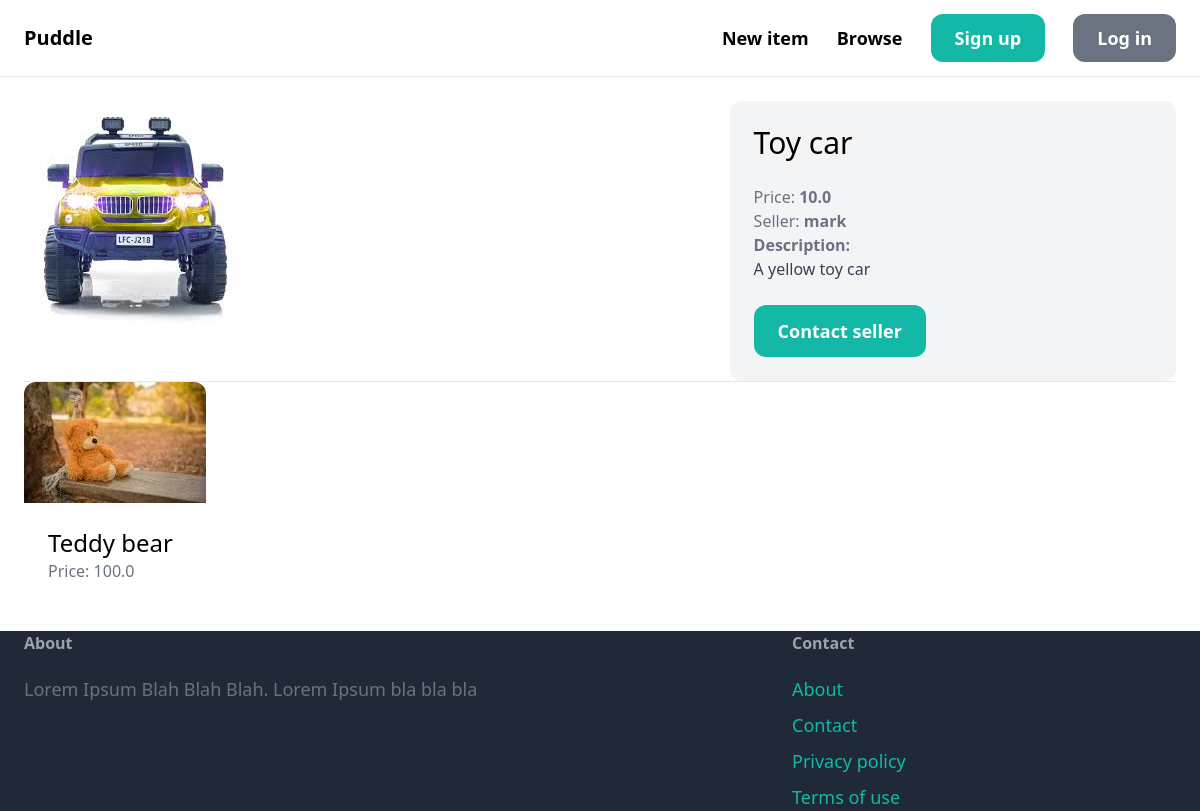
Before: /item/3/ with the older database file.
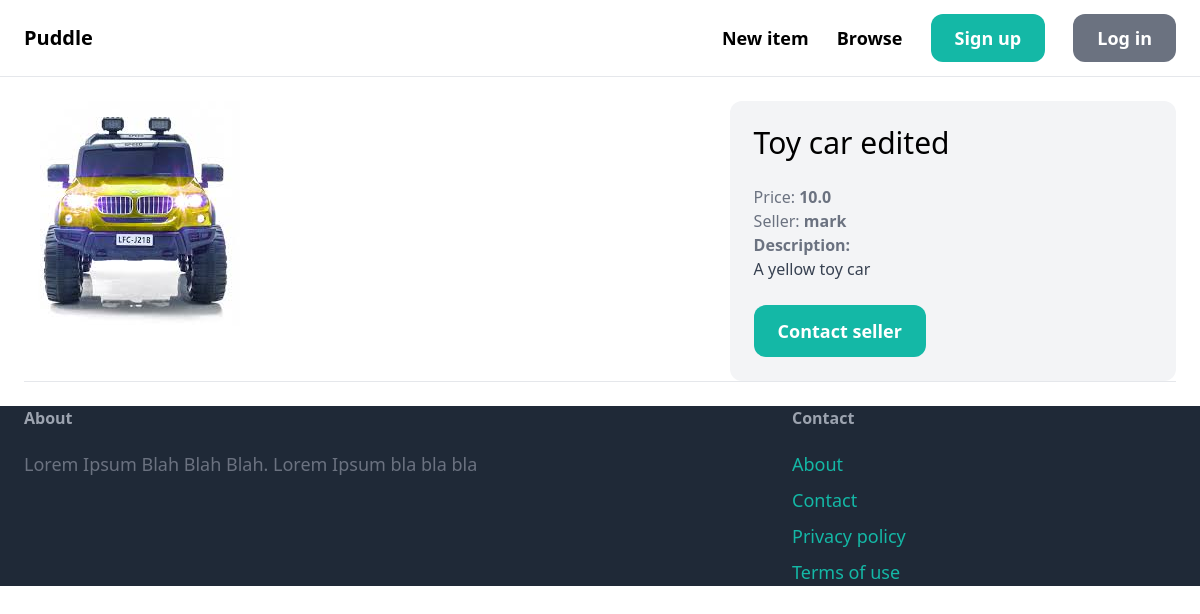
After: the same page with the newer database file.
### item/models.py (models this page shows, shortened)
class Item(models.Model):
    category = models.ForeignKey(Category, related_name='items', on_delete=models.CASCADE)
    name = models.CharField(max_length=255)
    description = models.TextField(blank=True, null=True)
    price = models.FloatField()
    image = models.ImageField(upload_to='item_images', blank=True, null=True)
    is_sold = models.BooleanField(default=False)
    created_at = models.DateTimeField(auto_now_add=True)
    created_by = models.ForeignKey(User, related_name='items', on_delete=models.CASCADE)
    class Meta:
        verbose_name_plural = 'items'

### item/views.py (the view)
# urls.py: path('<int:pk>/', views.detail, name='detail'),
def detail(request, pk):
    item = get_object_or_404(Item, pk=pk)
    related_items = Item.objects.filter(category=item.category, is_sold=False).exclude(pk=item.pk)[0:3]
    context = {
        'item': item,
        'related_items': related_items,
    }
    return render(request, 'item/detail.html', context)

### item/templates/item/detail.html (shortened to what this page needs)
{% extends 'base.html' %}
{% block content %}
    <div class="grid grid-cols-5 gap-6">
        <div class="col-span-3">
            <img src="{{ item.image.url }}" class="rounded-xl">
        </div>
        <div class="col-span-2 p-6 bg-gray-100 rounded-xl">
            <h1 class="mb-6 text-3xl">{{ item.name }}</h1>
            <p class="text-gray-500">Price: <strong>{{ item.price }}</strong></p>
            <p class="text-gray-500">Seller: <strong>{{ item.created_by.username }}</strong></p>
            {% if item.description %}
                <p class="text-gray-700">
                    <strong class="text-gray-500">Description:</strong><br>
                    {{ item.description }}
                </p>
            {% endif %}
            {% if request.user == item.created_by %}
                <div class="mt-6 p-6 bg-white rounded-xl">
                    <p>This your item!</p>
                    <a href="{% url 'item:edit' item.id %}" class="inline-block mt-6 px-6 py-3 text-lg font-semibold bg-green-500 text-white rounded-xl">Edit item</a>
                    <a href="{% url 'item:delete' item.id %}" class="inline-block mt-6 px-6 py-3 text-lg font-semibold bg-red-500 text-white rounded-xl">Delete item</a>
                </div>
            {% else %}
            <a href="{% url 'conversation:new' item.id %}" class="inline-block mt-6 px-6 py-3 text-lg font-semibold bg-teal-500 text-white rounded-xl hover:bg-teal-700">Contact seller</a>
            {% endif %}
        </div>
    </div>
    <hr>
    <div class="gird grid-cols-3 gap-3">
        {% for item in related_items %}
            <div>
                <a href="{% url 'item:detail' item.id %}">
                    <div>
                        <img src="{{ item.image.url }}" class="rounded-t-xl">
                    </div>
                    <div class="p-6 bg-white rounded-b-xl">
                        <h2 class="text-2xl">{{ item.name }}</h2>
                        <p class="text-gray-500">Price: {{ item.price }}</p>
                    </div>
                </a>
            </div>
        {% endfor %}
    </div>
{% endblock content %}

Changed rows visible on the page:
removed Item: image (picture), name "Teddy bear", price "100.0"
changed Item "A yellow toy car": name "Toy car" → "Toy car edited"
